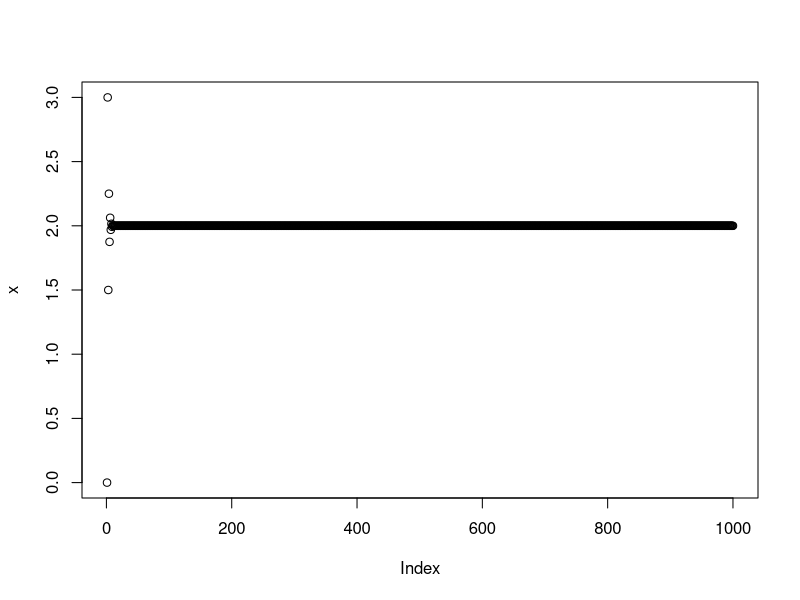
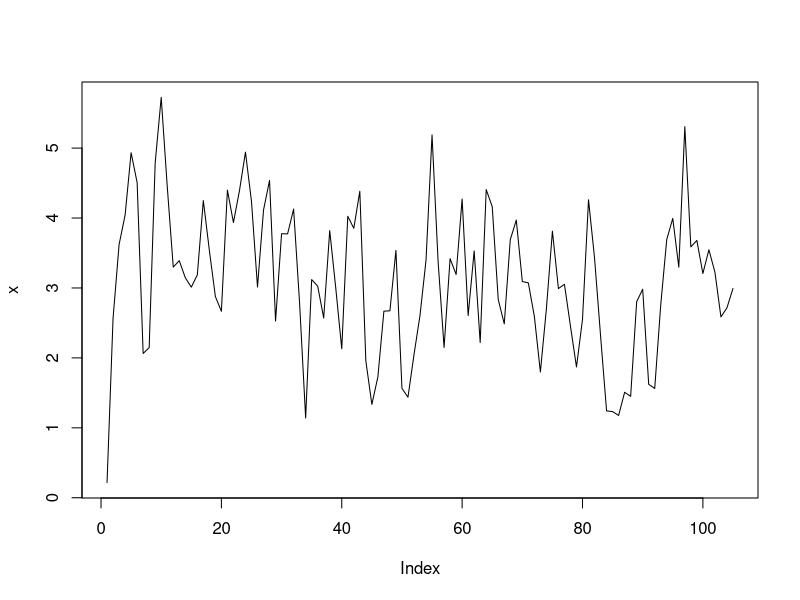
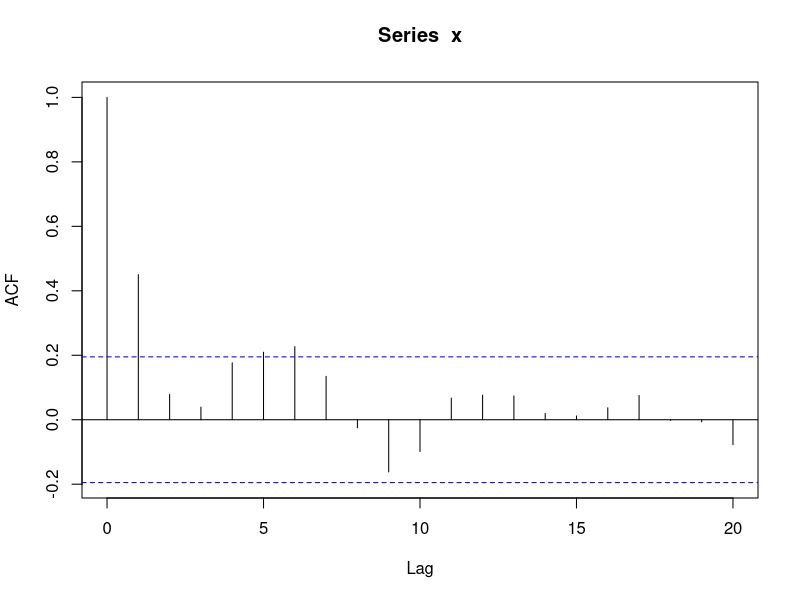
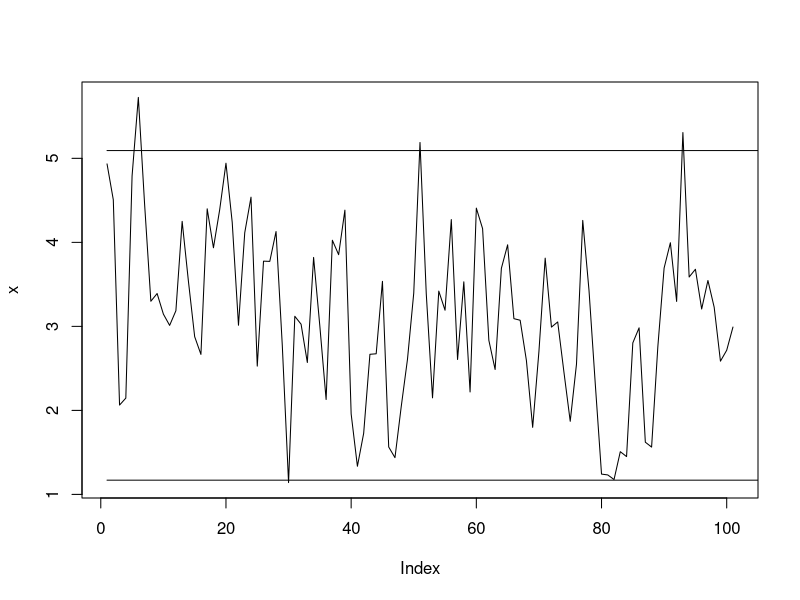
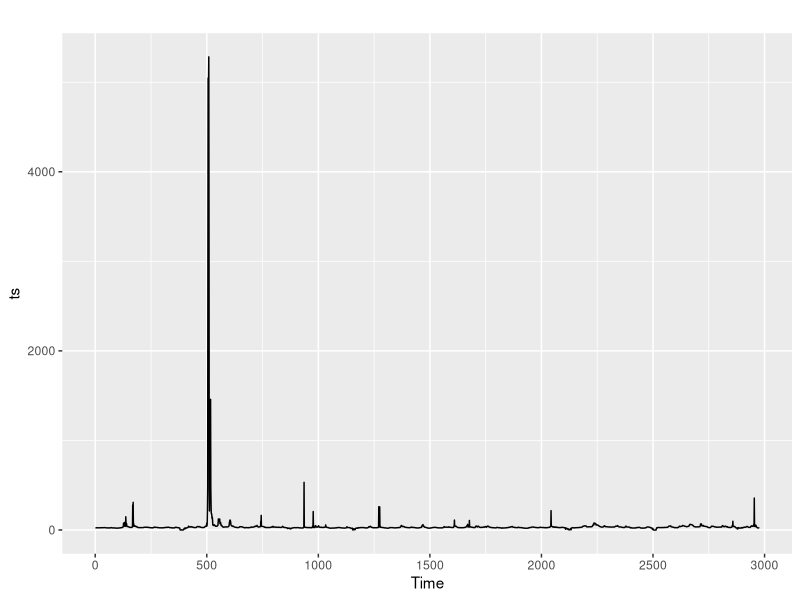
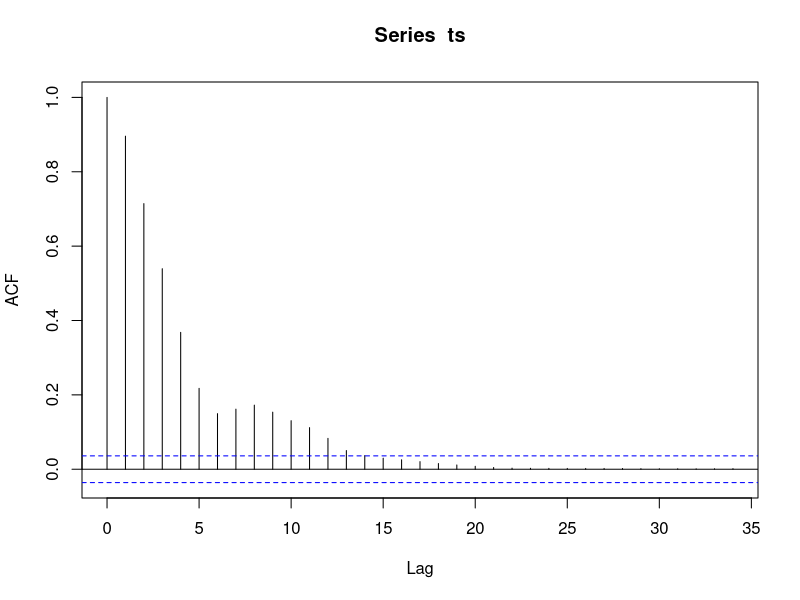
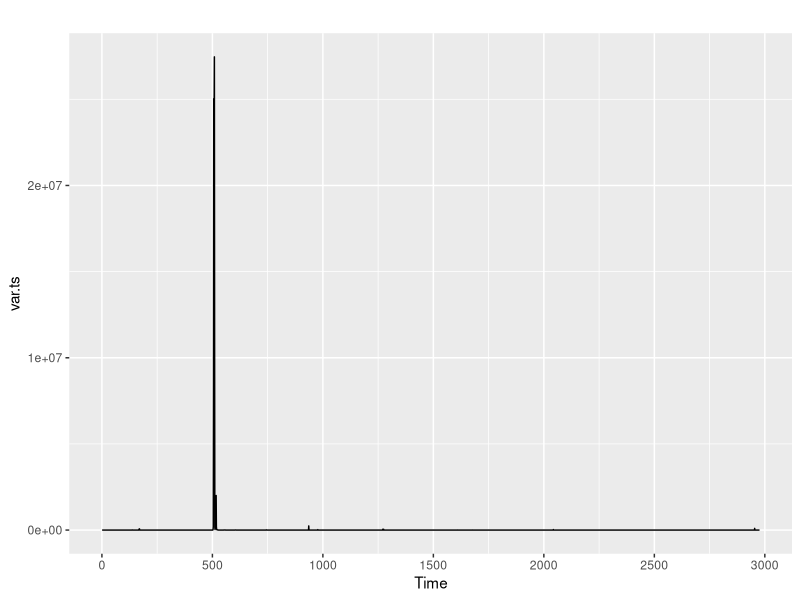
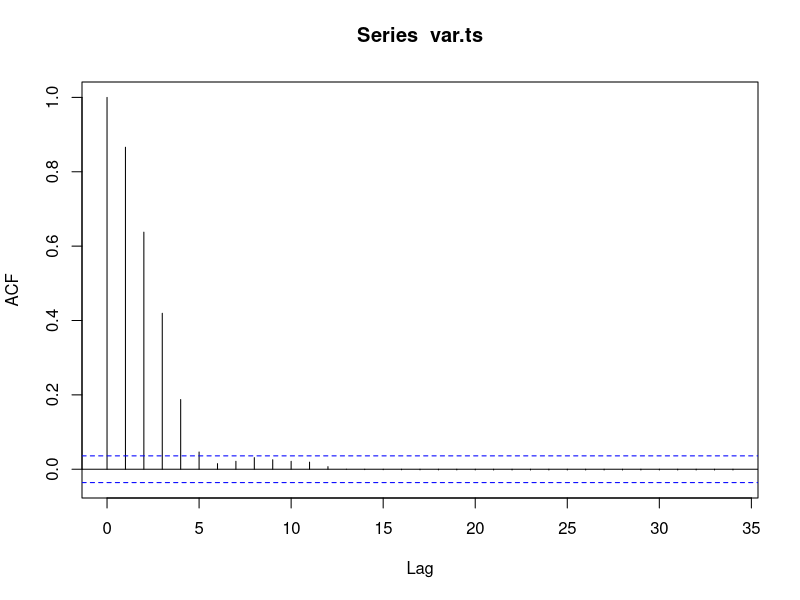

These charts were generated, in order, by the following R code: (Note: this script raises an error after producing the figures.)
library(ggplot2)
library(ggfortify)
library(tseries)
library(xts)
library(dplyr)
library(tseries)
library(forecast)
#Question 1 part II

set.seed(3)
x <- w <-  rnorm(1000)

for(t in 2:1000){
  x[t] <- x[t-1] + w[t]
}

#If we believe the series to be a random walk, we would not want to
#forecast foreword. By definition, the only thing that influences the 
#future value of a random walk is a the present random term 

#Question II 

#A 

x <- c( 0, rnorm(999))
for (t in 2:1000)
  {
  x[t] <- 3 - (.5 * x[t-1])
}

plot(x)

#As we can see, the series converges to a stationary mean at 
#a0/ (1-a1). This makes sense as the a1 parameter is < 1 

3/(1+.5)
adf.test(x)

#Simulation shows that we are not at equillibrium at x = 4
x[4]

#Next several iterations oscilate around the long run mean of 2. 
#This makes sense as we have a negative a1 parameter. 

#Question III
set.seed(4)
x <- w <- rnorm(105)

for (t in 2:105){
  x[t] <- 3 + w[t] + (.5 * w[t-1])
}

plot(x, type = "l")

#This function is called a first-order moving average or MA1 
#It is stationary, with a mean around a0 
x <- x[5:105]
mean(x)
acf(x)
var(x)
up <- mean (x) +  1.96 * (var(w) * (1 + .25))^.5
low <- mean(x) -1.96 * (var(w) * (1 + .25))^.5

plot(x, type = "l")
lines(rep(low,10000))
lines(rep(up,10000))

length (x[x> up])/length(x) * 100 +
length (x[x < low])/length(x) * 100

??ci

##Question IV ## 

df <- read.csv("ERCOT LZ North January 2014.csv")
ts <- ts(df$Settlement.Point.Price)

autoplot(ts)


#Probably stationary according to ADF and PP tests, although first half vs second half mean is 
# pretty different. May be worth investigating
adf.test(ts)
PP.test(ts)
auto.arima(ts, allowdrift = TRUE, trace = TRUE)
mean(ts[1:1500])
mean(ts[1500:2976])

#Lets extract the variance. First we need to pre-whiten (demean)

acf(ts)
var.ts <- ts - mean(ts)
mean(var.ts)

#now we can create the variance series
var.ts <- (ts - mean(ts))^2

#Check for stationarity 
autoplot(var.ts)

#ACF suggest we don't have a unit root, but definitely autocorrelation
acf(var.ts)

#ADF.tests and PP show stationarity as well
adf.test(var.ts)
pp.test(var.ts)

#Fit a model to explain our series
arima.ts <- auto.arima(ts)
summary(arima.ts)

acf(arima.ts$residuals^2)


a.garch1 <- garch(arima.ts$residuals, order=c(0,1), grad="numerical",
                  trace=FALSE)
summary(a.garch1)
acf(a.garch1$residuals[-1])



a.garch2 <- garch(ts, order=c(0,1), grad="numerical",
                 trace=FALSE)

summary(a.garch2)
confint(a.garch1)

acf(a.garch1$residuals, na.action = na.pass)



# PART V #

wti <- read.csv("wti_prices.csv")
names(wti)[2] <- "wti"
wti$DATE <- as.Date(wti$DATE, format = "%Y-%m-%d")

brent <- read.csv("brent_prices.csv")
brent$DATE <- as.Date(brent$DATE, format = "%Y-%m-%d")

names(brent)[2] <- "brent"

df <- merge(brent, wti)
df <- na.omit(df)
df$spread <- df$wti - df$brent
df <- df[df$DATE < "2018-01-01",]

ggplot(df, aes(x = DATE, y = wti))+ theme_bw()+
geom_line(color = "red")+ geom_line(aes(y = brent), color = "blue")

#Let's test each series order of integration 
#1987-2018 Range
  #Definitely appear to have a similar acf decay structure
  #Both suggestive of random walk. Near identical PACF as well
layout(1:2)
acf(df$wti); acf(df$brent)
pacf(df$wti); pacf(df$brent)

#ADF and PP tests further suggest we are I(1) for both series
adf.test(df$wti); adf.test(df$brent)
PP.test(df$wti); PP.test(df$brent)

 #First differences return both series to stationary
plot(diff(df$wti));
plot(diff(df$brent))

#residuals of differenced series appear stationary. This 
#suggests co-integration; with the clear exception of the 
#post intervention period . PO test confirms whole series is 
#co-integrated

plot(df$spread)

po.test(cbind(df$brent, df$wti))

#2005-2017 Range
df1 <- df[df$DATE > "2004-12-31",]

layout(1:2)
acf(df1$wti); acf(df1$brent)
pacf(df1$wti); pacf(df1$brent)

#ADF and PP tests further suggest we are I(1) for both series
adf.test(df1$wti); adf.test(df1$brent)
PP.test(df1$wti); PP.test(df1$brent)

#First differences return both series to stationary
plot(diff(df1$wti));
plot(diff(df1$brent))

#residuals of differenced series appear stationary. This 
#suggests co-integration; with the clear exception of the 
#post intervention period . PO test confirms #the post 2007
# series is not co-integrated

plot(df1$spread)
po.test(cbind(df1$brent, df1$wti))

plot(df1$spread)

#Create the intervention term.
df1$decline <- 0
df1[df1$DATE > "2010-11-01" & df1$DATE < "2012-06-01",]$decline = 1

df1$reversal <- 0
df1[df1$DATE > "2012-05-19",]$reversal = 1

df1$time <- seq(nrow(df1))
df1$post.int <- df1$time - df1[df1$DATE == "2012-05-01",]$time
df1[df1$post.int < 1,]$time <- 0

# df1$t.pre.int <- df1$time - df1[df1$DATE == "2010-11-01",]$time
# df1[df1$post.int < 1,]$time <- 0
# df1$pre.interaction <- df1$t.pre.int * df1$pre.intervention



#Plotting the suggested intervention date shows that the divergence
#began much sooner. We should model this too.

ggplot(df1, aes(x = DATE, y = wti))+ theme_bw() + geom_line()+
geom_vline(xintercept = as.Date("2012-10-01"), color = "red", linetype="dashed")+
geom_vline(xintercept = as.Date("2010-11-01"), color = "blue", linetype="dashed")

#Baseline Regression 

lm <- lm(df1$wti~df1$brent)
summary(lm)
plot(df1$wti, type = "l"); lines(lm$fitted.values, type = "l", col="red")



# Baseline with time trend
lm1 <- lm(df1$wti ~ df1$brent + df1$time)
summary(lm1)

#Baseline with time trend and reversal dummy 
lm2 <- lm(df1$wti ~ df1$brent + df1$time + df1$reversal)
summary(lm2)

#Baseline with time trend reversal dummy and interaction between time 
#and reversal
lm3 <- lm(df1$wti ~ df1$brent + df1$time + df1$reversal + df1$post.int)
summary (lm3)

#lm3 + decline intervention term 
lm4 <-lm(df1$wti ~ df1$brent + df1$time + df1$reversal +
           df1$decline+df1$post.int)
summary (lm4)
#Run some regressions with our initial intervention date 

reg1 <- lm(df1$wti~df1$brent +df1$decline+df1$reversal)
summary(reg1)
plot(df1$wti, type = "l"); lines(reg1$fitted.values, type = "l", col = "red")


#First model fit suggests intervention reduced spread by 4.6 dollars
#t-value (-5.43); Fstat = 1385? 

#Fit with time trend shows time trend is not significant. We can get more
#creative

reg1.1 <- lm(df1$wti~df1$brent + df1$reversal +
               df1$time)
summary(reg1.1)
plot(reg1.1$residuals, type = "l")


reg1.2 <- lm(df1$wti~ df1$brent  +
               df1$reversal + df1$post.int )
               
summary(reg1.2)
plot(reg1.2$residuals, type = "l")


#####################################################################
#####################################################################

#####################################################################
#####################################################################

#####################################################################
#####################################################################

#Fit an ARIMA model to the pre-intervention period. Model jump + slope
#shift 

pre <- df1[df1$DATE < "2012-05-01",]
xreg.pre <- pre %>% select(brent)


pre.arima1 <- auto.arima(pre$wti, allowdrift = TRUE,
                     allowmean = TRUE, xreg = xreg.pre, trace = TRUE)
summary(pre.arima1)

#Fit ARIMAX with intervention * time interaction

xreg <- df1 %>% select( reversal,brent , decline)
arima1 <- auto.arima(df1$wti, allowmean = TRUE, xreg = xreg)
  summary(arima1)
plot(arima1$residuals, type = "l")

plot(df1$wti, type = "l")
lines(arima2$fitted, col = "red")


arima2 <- auto.arima(df1$wti , allowmean = FALSE, allowdrift = TRUE,
                     xreg = xreg)
summary(arima2)
plot(df1$spread, type = "l")

1.7421/(1-.7733)
